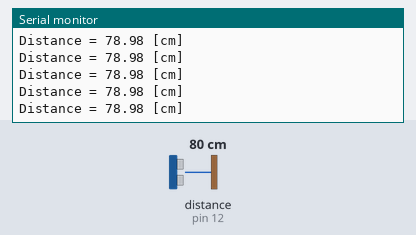
This sketch was run on a simulated Arduino Uno, built with avr-gcc and run on an emulated ATmega328P. Shown: the last lines printed to the serial monitor. Wiring (inferred from the names in the program): ultrasonic range finder: trigger pin 13; echo pin 12. Inputs (shaded band) come from the test bench; at power-on: distance to the obstacle (sensor on pin 12) 80 cm. The echo pulse lasts 58.3 µs per cm.

Above: at 1.2 s.
1.3 s: distance to the obstacle (sensor on pin 12) set to 2 cm
At 2.3 s:
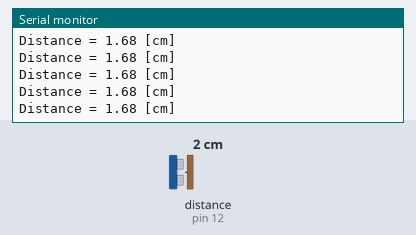
4.3 s: distance to the obstacle (sensor on pin 12) set to 18 cm
At 5.0 s:
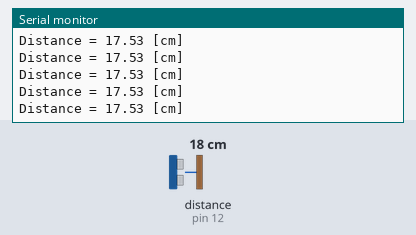
7.3 s: distance to the obstacle (sensor on pin 12) set to 120 cm
At 7.8 s:
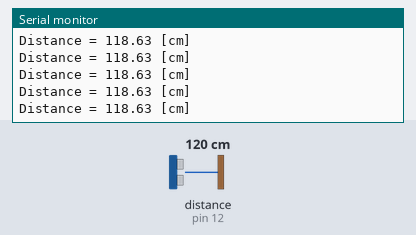
10.3 s: distance to the obstacle (sensor on pin 12) set to 4 cm
At 11.4 s:
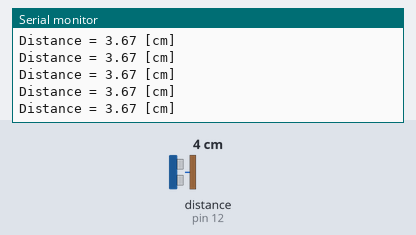
13.3 s: distance to the obstacle (sensor on pin 12) set to 35 cm
At 13.8 s:
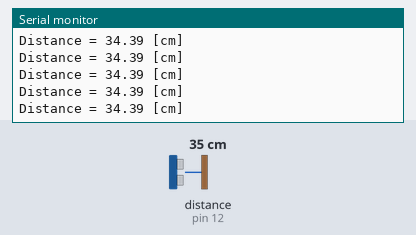
Timing chart, 0 to 16.3 s (numbered marks = the images above; inputs shaded):
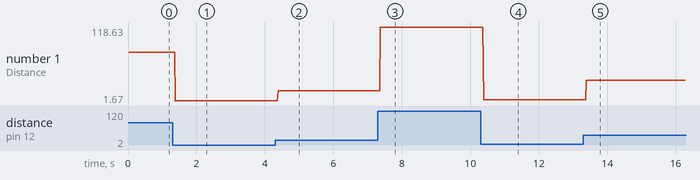

Measured:
- after the input at 1.3 s, the serial monitor: prints a new line after 0.08 s (image 1)
- after the input at 4.3 s, the serial monitor: prints a new line after 0.08 s (image 2)
- after the input at 7.3 s, the serial monitor: prints a new line after 0.07 s (image 3)
- after the input at 10.3 s, the serial monitor: prints a new line after 0.09 s (image 4)
- after the input at 13.3 s, the serial monitor: prints a new line after 0.09 s (image 5)
- plotted number 1: 78.98 → 1.68 after the input at 1.3 s, 1.68 → 17.53 after the input at 4.3 s, 17.53 → 118.63 after the input at 7.3 s, 118.63 → 3.67 after the input at 10.3 s, 3.67 → 34.39 after the input at 13.3 s

The sketch:

02_Ultrasonic_HC-SR04.ino
```cpp
const int PIN_TRIGGER = 13;
const int PIN_ECHO = 12;

void setup() {
  // open the serial port and set the data rate to 9600 bps
  Serial.begin(9600);
  Serial.println("Ultrasonic HC-SR04");

  // set the pin mode
  pinMode(PIN_TRIGGER, OUTPUT);
  pinMode(PIN_ECHO, INPUT);
}

void loop() {
  // [1] trigger input

  // clear the trigger pin
  digitalWrite(PIN_TRIGGER, LOW);
  delayMicroseconds(2);

  // set the trigger pin HIGH for 10 micro seconds
  digitalWrite(PIN_TRIGGER, HIGH);
  delayMicroseconds(10);
  digitalWrite(PIN_TRIGGER, LOW);

  // [2] read the echo pin in microseconds
  long duration = pulseIn(PIN_ECHO, HIGH); // [us]

  // [3] calculate the distance
  // distance [m] = return time [sec] * velocity (340 [m/sec]) / 2 (round-trip)
  // distance [cm] = return time [us] * 0.001 [ms/us] * velocity (340 [mm/ms]) * 0.1 [cm/mm] / 2 (round-trip)
  double distance = duration * 0.034 / 2.0; // [cm]

  // [4] print the distance
  Serial.print("Distance = ");
  Serial.print(distance);
  Serial.println(" [cm]");

  // sleep 60 microseconds
  delayMicroseconds(60);
}
```
